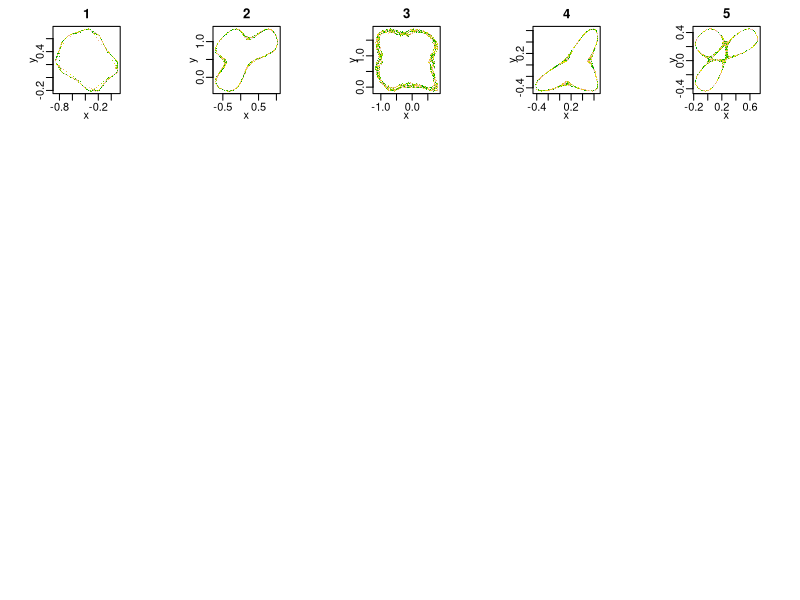
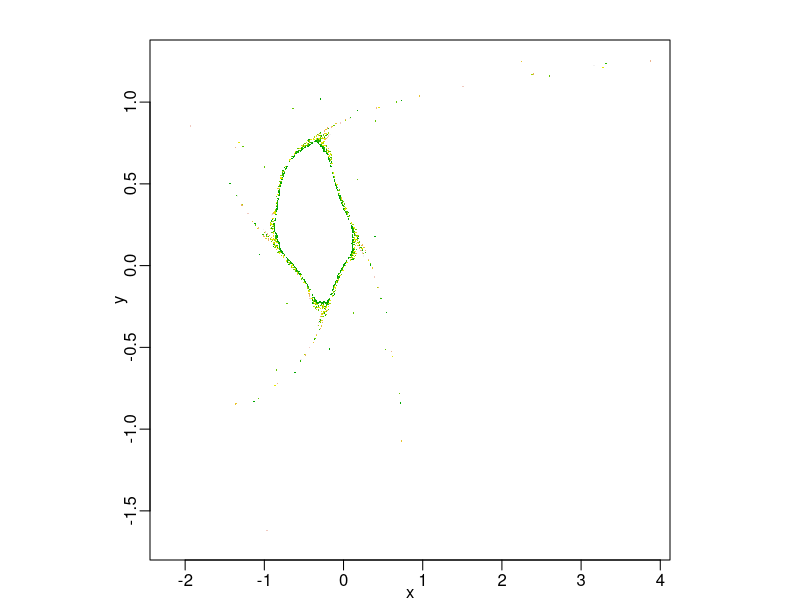

Reproduce these figures in R, in order.
par(mfrow=c(5,5))
n=5000
m=1000
l=0
amat=list()

for (k in 1:100000) {
  pm=array(data=NA, dim = c(n,2))
  # a=rep(0,12)
  # b=round(runif(n = 1, min = 4, max = 12),0)
  a=runif(7, min=-1.2, max = 1.2)
  
  xn=0.1
  yn=0.1
  ep=.0000001
  xm=xn+ep
  ym=xn+ep
  dbox=rep(NA,m)
  for(j in 1:m) {
    xn1=a[1]+ a[2]*xn + a[3]*(xn)^2 + a[4]*xn^3 + a[5]*xn^4+a[6]*xn^5+yn
    yn1=a[7]- xn
    xm1=a[1]+ a[2]*xm + a[3]*(xm)^2 + a[4]*xm^3 + a[5]*xm^4+a[6]*xm^5+ym
    ym1=a[7]- xm
    d=(xn1-xm1)^2+(yn1-ym1)^2
    dbox[j]=d
    xn=xn1
    yn=yn1
    xm=xm1
    ym=ym1
  }
  if(dbox[m]>100 || is.nan(dbox[m])) { next 
  } else if(any(abs(dbox[(m-500):(m-1)]-dbox[m])<.0000001) ){ next
  } else {
    for (j in 1:n) {
      xn1=a[1]+ a[2]*xn + a[3]*(xn)^2 + a[4]*xn^3 + a[5]*xn^4+a[6]*xn^5+yn
      yn1=a[7]- xn
      pm[j,]=c(xn1,yn1)
      xn=xn1
      yn=yn1
      
      
    }
    if(any(is.nan(pm))){
      break
    } else {
      l=l+1
      amat[[l]]=a
      par(pty="s", mar=c(2,2,2,1), mgp=c(1.1,.5,0))
      plot(pm[,1], pm[,2], pch=16, cex=.2, main=l, col=terrain.colors(10), xlab = "x", ylab = "y")
    }  
  }
}

#blow up selected------------
a=amat[[1]]
n=5000
m=100
pm=array(data=NA, dim = c(n*m,3))
te=as.vector(outer(seq(0.01,.1,.01), seq(0.01,.1,.01)*1i, FUN = "+"))
xbox=Re(te)
ybox=Im(te)
s=0
col=0
for (k in 1:m) {
  xn=xbox[k]
  yn=ybox[k]
  col=col+1
  for (j in 1:n) {
    xn1=a[1]+ a[2]*xn + a[3]*(xn)^2 + a[4]*xn^3 + a[5]*xn^4+a[6]*xn^5+yn
    yn1=a[7]- xn
    if(abs(xn1) > 4 || abs(yn1) > 4 || is.nan(xn1) || is.nan(yn1)){
      break
    } else {
      s=s+1  
      pm[s,]=c(xn1,yn1, col)
    }
    xn=xn1
    yn=yn1
    
  }
}
par(mfrow=c(1,1), pty="s")
plot(x=pm[1:s,1], y=pm[1:s,2], pch=16, cex=.2, main="", xlab = "x", ylab = "y", col=terrain.colors(10)[pm[,3]])
